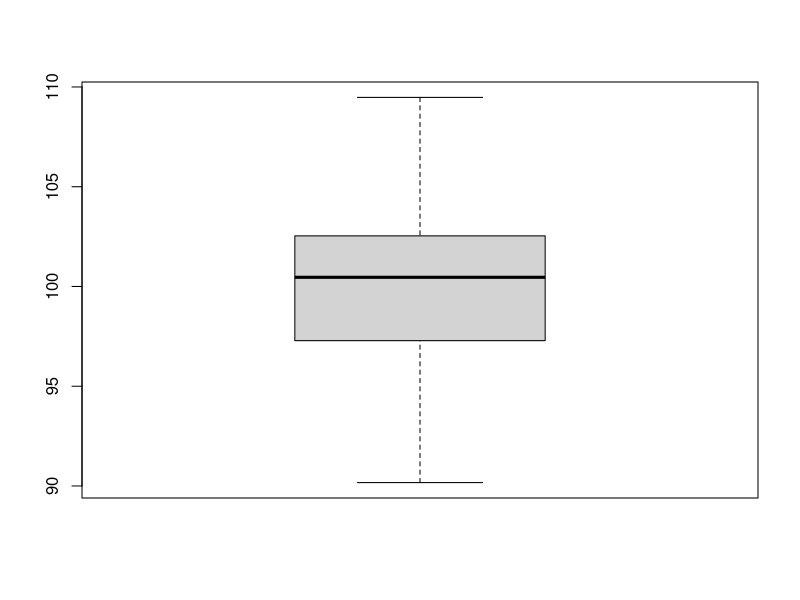
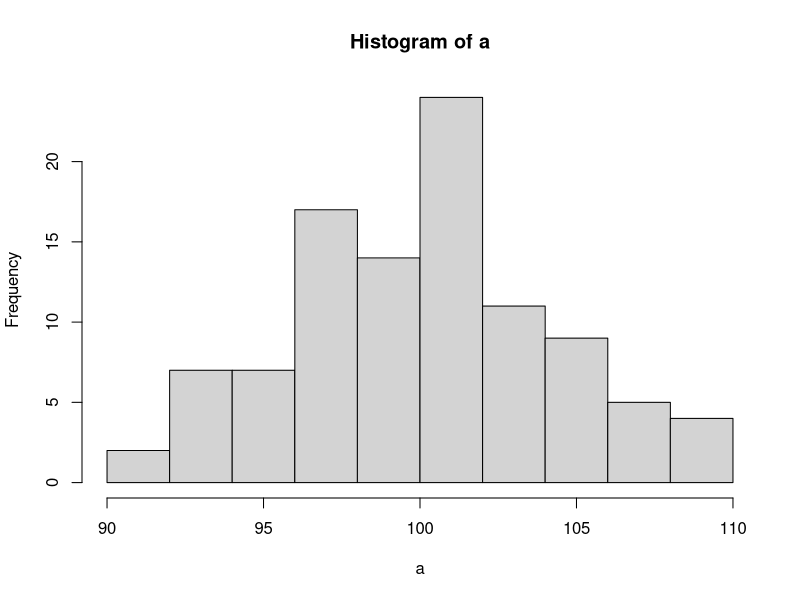
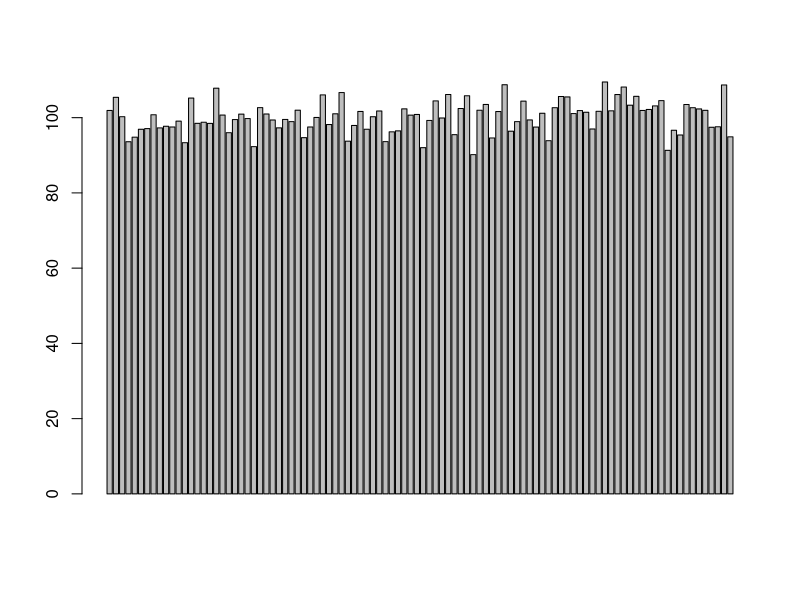

Write the R code that produced these figures, in order.
sample(5)
sample(10)
sample(10,0,100)

# Q1. Write an R script to do the following:
# a) simulate a sample of 100 random data points from a normal 
#   distribution with mean 100 and standard deviation 5 and store 
#   the result in a vector.
a = rnorm(100, mean=100, sd=5)
as.vector(a)
summary(a)
quantile(a)
fivenum(a)

v <- c('a', 'b', 'c', 'a', 'b')
table(v)
table(cut(a, seq.int(86,116,5)))

# b) visualize the vector created above using different plots.
boxplot(a)
hist(a)
barplot(a)

# c) test the hypothesis that the mean equals 100.
t.test(a, mu=100)

v <- c(1,2,3)
t.test(v, mu=2)

# d) use wilcox test to test the hypothesis that mean equals 90.
wilcox.test(a, mu=90)
prettyNum(2.2e-16, scientific=FALSE)